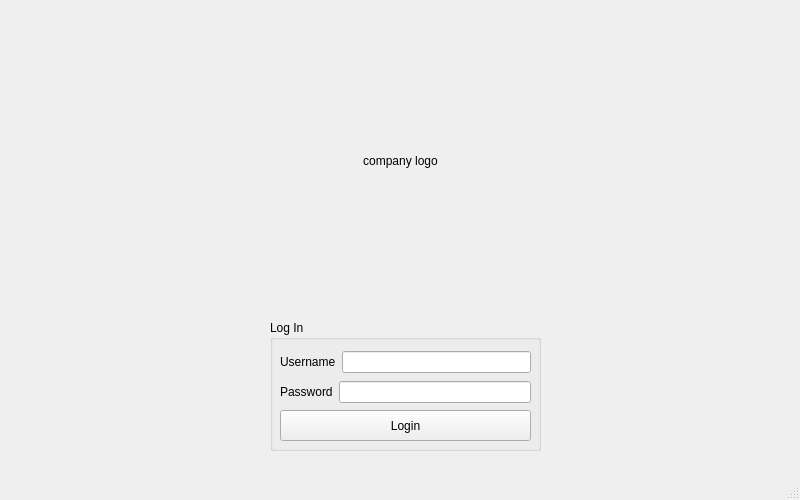
<?xml version="1.0" encoding="UTF-8"?>
<ui version="4.0">
 <class>UiNavigation_Prototype</class>
 <widget class="QMainWindow" name="UiNavigation_Prototype">
  <property name="geometry">
   <rect>
    <x>0</x>
    <y>0</y>
    <width>800</width>
    <height>500</height>
   </rect>
  </property>
  <property name="sizePolicy">
   <sizepolicy hsizetype="Preferred" vsizetype="Preferred">
    <horstretch>0</horstretch>
    <verstretch>0</verstretch>
   </sizepolicy>
  </property>
  <property name="minimumSize">
   <size>
    <width>800</width>
    <height>500</height>
   </size>
  </property>
  <property name="maximumSize">
   <size>
    <width>800</width>
    <height>500</height>
   </size>
  </property>
  <property name="windowTitle">
   <string>UiNavigation_Prototype</string>
  </property>
  <widget class="QWidget" name="centralwidget">
   <property name="sizePolicy">
    <sizepolicy hsizetype="Preferred" vsizetype="Preferred">
     <horstretch>0</horstretch>
     <verstretch>0</verstretch>
    </sizepolicy>
   </property>
   <widget class="QLabel" name="companyLogo">
    <property name="geometry">
     <rect>
      <x>10</x>
      <y>10</y>
      <width>781</width>
      <height>301</height>
     </rect>
    </property>
    <property name="text">
     <string>company logo</string>
    </property>
    <property name="alignment">
     <set>Qt::AlignCenter</set>
    </property>
   </widget>
   <widget class="QGroupBox" name="groupBox">
    <property name="geometry">
     <rect>
      <x>270</x>
      <y>320</y>
      <width>271</width>
      <height>131</height>
     </rect>
    </property>
    <property name="title">
     <string>Log In</string>
    </property>
    <widget class="QWidget" name="layoutWidget">
     <property name="geometry">
      <rect>
       <x>10</x>
       <y>30</y>
       <width>251</width>
       <height>24</height>
      </rect>
     </property>
     <layout class="QHBoxLayout" name="username_layout">
      <item>
       <widget class="QLabel" name="username_label">
        <property name="text">
         <string>Username</string>
        </property>
       </widget>
      </item>
      <item>
       <widget class="QLineEdit" name="username_edit">
        <property name="text">
         <string/>
        </property>
       </widget>
      </item>
     </layout>
    </widget>
    <widget class="QPushButton" name="login_button">
     <property name="geometry">
      <rect>
       <x>10</x>
       <y>90</y>
       <width>251</width>
       <height>31</height>
      </rect>
     </property>
     <property name="text">
      <string>Login</string>
     </property>
    </widget>
    <widget class="QWidget" name="layoutWidget">
     <property name="geometry">
      <rect>
       <x>10</x>
       <y>60</y>
       <width>251</width>
       <height>24</height>
      </rect>
     </property>
     <layout class="QHBoxLayout" name="password_layout">
      <item>
       <widget class="QLabel" name="password_label">
        <property name="text">
         <string>Password</string>
        </property>
       </widget>
      </item>
      <item>
       <widget class="QLineEdit" name="password_edit">
        <property name="text">
         <string/>
        </property>
       </widget>
      </item>
     </layout>
    </widget>
   </widget>
  </widget>
  <widget class="QMenuBar" name="menubar">
   <property name="geometry">
    <rect>
     <x>0</x>
     <y>0</y>
     <width>800</width>
     <height>17</height>
    </rect>
   </property>
  </widget>
  <widget class="QStatusBar" name="statusbar"/>
 </widget>
 <resources/>
 <connections/>
</ui>
